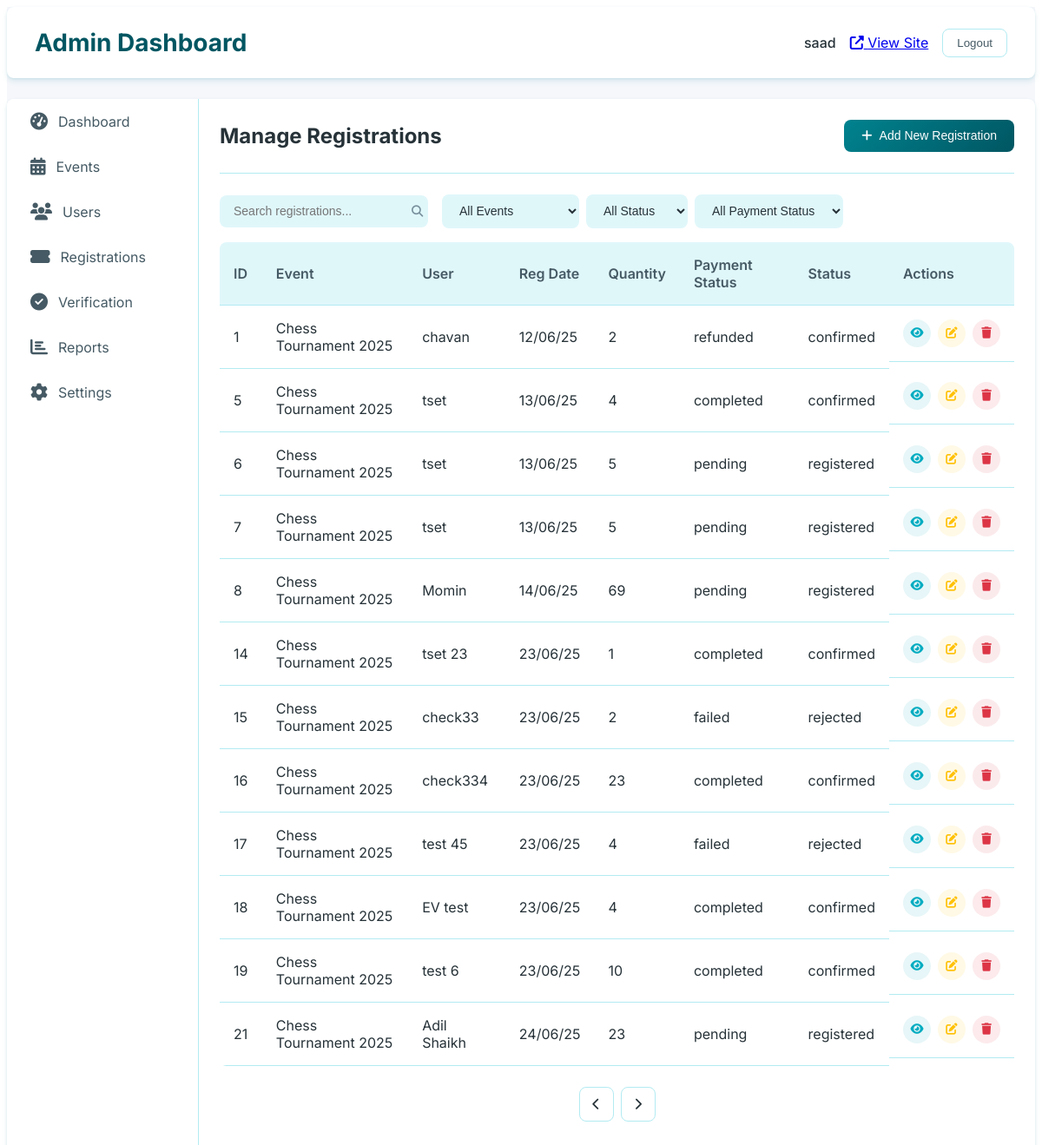
/superadmin/dashboard/registrations/ (signed in), run on an earlier commit of the app's database.
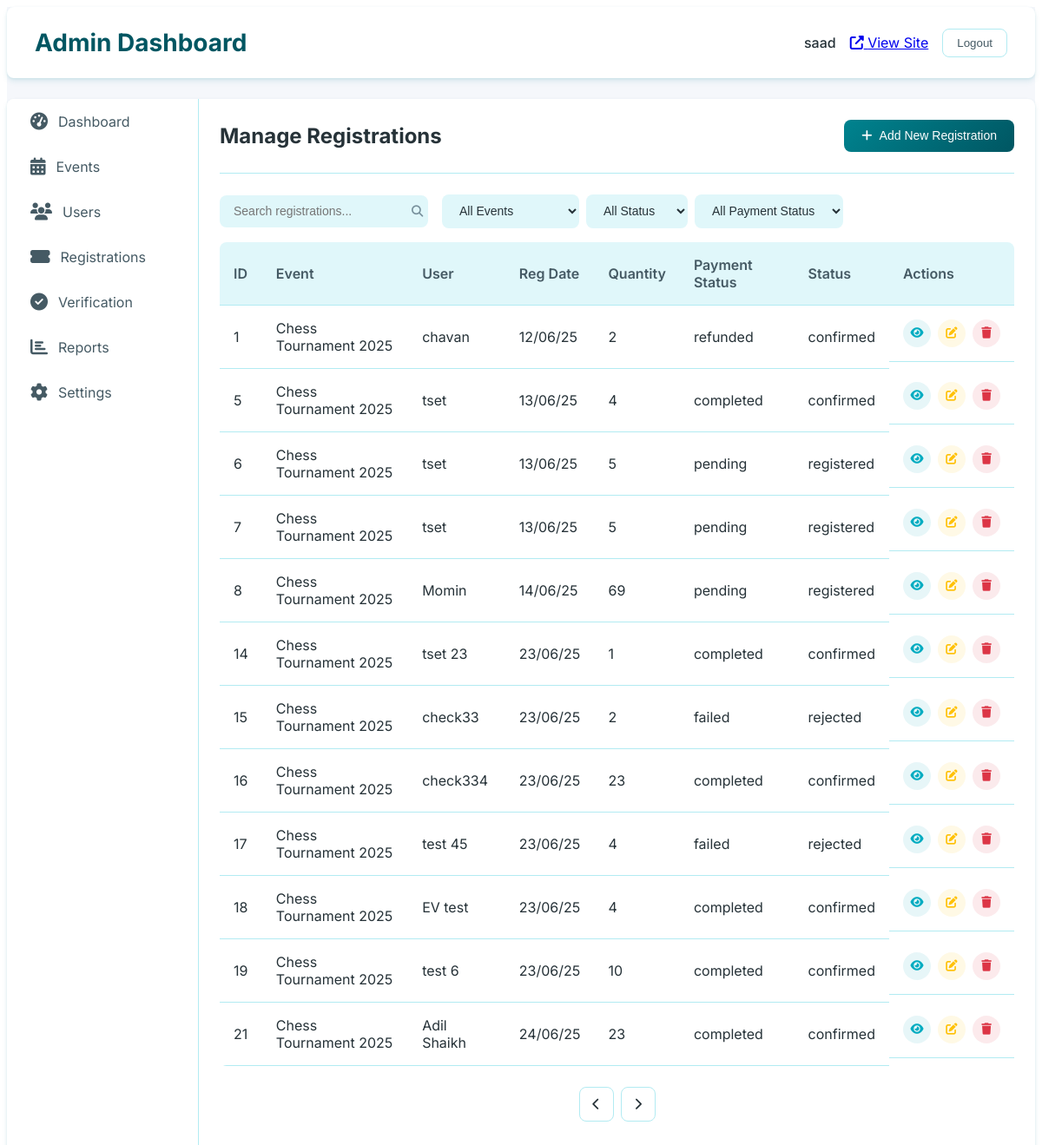
And on a later commit of the database.
### app/models.py (models this page shows, shortened)
class Participant(models.Model):
    STATUS_CHOICES = [
        ('registered', 'Registered'),
        ('confirmed', 'Confirmed'),
        ('checked_in', 'Checked In'),
        ('eliminated', 'Eliminated'),
        ('winner', 'Winner'),
        ('disqualified', 'Disqualified'),
        ('rejected', 'Rejected')
    ]
    tournament = models.ForeignKey(Tournament, on_delete=models.CASCADE, related_name='tournament')
    registration_id = models.UUIDField(default=uuid.uuid4, editable=False, unique=True)
    full_name = models.CharField(max_length=200)
    email = models.EmailField(blank=True, null=True, unique=False, help_text="Email address for updates and notifications")
    phone = models.CharField(max_length=20)
    wp = models.CharField(max_length=10, blank=True, help_text="WhatsApp number for updates")
    age = models.IntegerField()
    gender = models.CharField(max_length=10, choices=[('male', 'Male'), ('female', 'Female'), ('other', 'Other')])
    registration_date = models.DateTimeField(auto_now_add=True)
    status = models.CharField(max_length=20, choices=STATUS_CHOICES, default='registered')
    check_in_time = models.DateTimeField(null=True, blank=True)
    special_requirements = models.TextField(blank=True)
    notes = models.TextField(blank=True)
    transaction = models.OneToOneField(Transaction, on_delete=models.CASCADE, related_name='transaction')
    optinWhatsapp = models.BooleanField(default=True)
    class Meta:
        unique_together = ['tournament', 'email']

class Transaction(models.Model):
    PAYMENT_STATUS = [
        ('pending', 'Pending'),
        ('completed', 'Completed'),
        ('failed', 'Failed'),
        ('refunded', 'Refunded'),
    ]
    amount = models.DecimalField(max_digits=10, decimal_places=2)
    payment_status = models.CharField(
        max_length=20,
        choices=PAYMENT_STATUS,
        default='pending'
    )
    payment_date = models.DateTimeField(null=True, blank=True)
    payment_reference = models.CharField(
        max_length=100,
        blank=True,
        help_text="Transaction ID or UPI reference number"
    )
    payment_screenshot = models.ImageField(
        upload_to='payment_proofs/',
        blank=True,
        help_text="Screenshot of payment confirmation"
    )
    ticket_count = models.PositiveIntegerField(default=1)
    ticket_numbers = models.CharField(
        max_length=200,
        blank=True,
        help_text="Comma-separated ticket numbers"
    )
    created_at = models.DateTimeField(auto_now_add=True)
    updated_at = models.DateTimeField(auto_now=True)
    notes = models.TextField(blank=True)
    class Meta:
        ordering = ['-created_at']
        indexes = [
            models.Index(fields=['payment_status']),
        ]

class Tournament(models.Model):
    STATUS_CHOICES = [
        ('draft', 'Draft'),
        ('published', 'Published'),
        ('ongoing', 'Ongoing'),
        ('completed', 'Completed'),
        ('cancelled', 'Cancelled'),
    ]
    title = models.CharField(max_length=200)
    slug = models.SlugField(unique=True, blank=True)
    description = models.TextField()
    category = models.ForeignKey(Category, on_delete=models.CASCADE, related_name='tournaments')
    organizer = models.ForeignKey(User, on_delete=models.CASCADE, related_name='organized_tournaments', default=None, null=True)
    start_date = models.DateField()
    end_date = models.DateField()
    tournament_time = models.TimeField(default=timezone.datetime.strptime('10:00', '%H:%M').time())
    registration_deadline = models.DateTimeField()
    venue = models.CharField(max_length=200)
    address = models.TextField(blank=True, null=True)
    city = models.CharField(max_length=100)
    state = models.CharField(max_length=100)
    country = models.CharField(max_length=100)
    postal_code = models.CharField(max_length=20, null=True, blank=True)
    max_participants = models.PositiveIntegerField()
    min_participants = models.PositiveIntegerField(default=2)
    entry_fee = models.DecimalField(max_digits=10, decimal_places=2)
    prize_pool = models.DecimalField(max_digits=10, decimal_places=2)
    tournament_format = models.CharField(max_length=100)  # e.g., "Single Elimination", "Double Elimination", "Round Robin"
    rules = models.TextField()
    banner_image = models.ImageField(upload_to='tournament_banners/')
    additional_images = models.ManyToManyField(TournamentImage, blank=True, related_name='additional_tournaments')
    status = models.CharField(max_length=20, choices=STATUS_CHOICES, default='draft')
    is_featured = models.BooleanField(default=False)
    created_at = models.DateTimeField(auto_now_add=True)
    updated_at = models.DateTimeField(auto_now=True)
    contact_email = models.EmailField()
    contact_phone = models.CharField(max_length=20)
    whatsapp_number = models.CharField(max_length=20, blank=True)
    facebook_event = models.URLField(blank=True)
    instagram_post = models.URLField(blank=True)
    upi_id = models.ForeignKey(
        UPIS,
        max_length=100,
        blank=True,
        help_text="UPI ID for payment collection",
        on_delete=models.SET_NULL,
        null=True,
        related_name='tournaments'
    )
    class Meta:
        ordering = ['-start_date']

### app/View/admin/admin_registration.py (the view)
# urls.py: path('superadmin/dashboard/registrations/', admin_registration, name='admin_registrations'),
@login_required
def admin_registration(request):
    events = Tournament.objects.all()
    context = {
        'active_tab': 'registration',
        'events': events,
        'registrations': Participant.objects.all().select_related('tournament'),
    }
    return render(request, 'admin/registrations.html', context)

### templates/admin/registrations.html (shortened to what the changed rows need)
{% extends 'admin/base_admin.html' %}
{% load static %}
{% block content %}
<div class="admin-tab active">
    <div class="tab-header">
        <h2>Manage Registrations</h2>
    </div>
    <div class="data-table-container">
        <table class="admin-table">
            <thead>
                <tr>
                    <th>ID</th>
                    <th>Event</th>
                    <th>User</th>
                    <th>Reg Date</th>
                    <th>Quantity</th>
                    <th>Payment Status</th>
                    <th>Status</th>
                    <th>Actions</th>
                </tr>
            </thead>
            <tbody>
                {% for registration in registrations %}
                <tr class="registration-row"
                    data-id="{{ registration.id }}"
                    data-event="{{ registration.tournament.title }}"
                    data-full_name="{{ registration.full_name }}"
                    data-email="{{ registration.email }}"
                    data-phone="{{ registration.phone }}"
                    data-wp="{{ registration.wp }}"
                    data-age="{{ registration.age }}"
                    data-gender="{{ registration.gender }}"
                    data-date="{{ registration.registration_date|date:'Y-m-d' }}"
                    data-status="{{ registration.status }}"
                    data-ticket_count="{{ registration.transaction.ticket_count }}"
                    data-payment_status="{{ registration.transaction.payment_status }}"
                    data-payment_reference="{{ registration.transaction.payment_reference }}"
                    data-notes="{{ registration.notes|default:'' }}"
                    data-special_requirements="{{ registration.special_requirements|default:'' }}"
                    {% if registration.transaction.payment_screenshot %}
                        data-payment_screenshot="{{ registration.transaction.payment_screenshot.url }}"
                    {% else %}
                        data-payment_screenshot=""
                    {% endif %}
                >
                    <td>{{ registration.id }}</td>
                    <td>{{ registration.tournament.title }}</td>
                    <td>{{ registration.full_name }}</td>
                    <td>{{ registration.registration_date|date:'d/m/y' }}</td>
                    <td>{{registration.transaction.ticket_count}}</td>
                    <td>{{ registration.transaction.payment_status }}</td>
                    <td>{{ registration.status }}</td>
                    <td class="action-buttons">
                        <button class="view-btn" title="View" data-id="{{ registration.id }}" data-modal-target="view-registration-modal"><i class="fas fa-eye"></i></button>
                        <button class="edit-btn" title="Edit" data-id="{{ registration.id }}" data-modal-target="edit-registration-modal"><i class="fas fa-edit"></i></button>
                        <button class="delete-btn" title="Delete" data-id="{{ registration.id }}" data-type="registration"><i class="fas fa-trash"></i></button>
                    </td>
                </tr>
                {% empty %}
                <tr>
                    <td colspan="9" class="text-center">No registrations found</td>
                </tr>
                {% endfor %}
            </tbody>
        </table>
    </div>
</div>
{% endblock %}

What changed in the data, as far as the page shows it:
changed Participant "Adil Shaikh": transaction.payment_status "pending" → "completed"; status "registered" → "confirmed"
